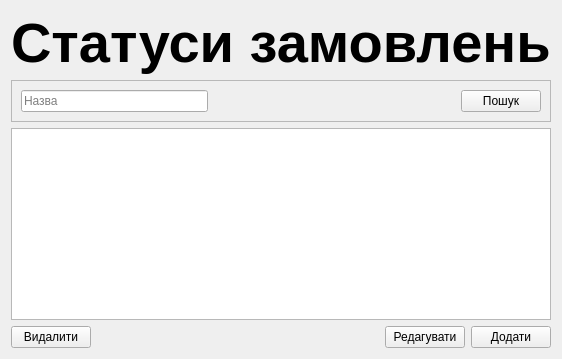
          <widget class="QWidget" name="page_statuses">
           <layout class="QVBoxLayout" name="verticalLayout_16">
            <item>
             <widget class="QLabel" name="label_statuses_title">
              <property name="font">
               <font>
                <pointsize>42</pointsize>
                <bold>true</bold>
               </font>
              </property>
              <property name="text">
               <string>Статуси замовлень</string>
              </property>
             </widget>
            </item>
            <item>
             <widget class="QFrame" name="frame_13">
              <property name="frameShape">
               <enum>QFrame::StyledPanel</enum>
              </property>
              <property name="frameShadow">
               <enum>QFrame::Raised</enum>
              </property>
              <layout class="QHBoxLayout" name="horizontalLayout_12">
               <item>
                <widget class="QLineEdit" name="lineEdit_title_statuses_search">
                 <property name="placeholderText">
                  <string>Назва</string>
                 </property>
                </widget>
               </item>
               <item>
                <spacer name="horizontalSpacer_14">
                 <property name="orientation">
                  <enum>Qt::Horizontal</enum>
                 </property>
                 <property name="sizeHint" stdset="0">
                  <size>
                   <width>247</width>
                   <height>20</height>
                  </size>
                 </property>
                </spacer>
               </item>
               <item>
                <widget class="QPushButton" name="pushButton_statuses_search">
                 <property name="text">
                  <string>Пошук</string>
                 </property>
                </widget>
               </item>
              </layout>
             </widget>
            </item>
            <item>
             <widget class="QListView" name="listView_statuses">
              <property name="editTriggers">
               <set>QAbstractItemView::NoEditTriggers</set>
              </property>
              <property name="selectionBehavior">
               <enum>QAbstractItemView::SelectRows</enum>
              </property>
             </widget>
            </item>
            <item>
             <layout class="QHBoxLayout" name="horizontalLayout_11">
              <item>
               <widget class="QPushButton" name="pushButton_statuses_del">
                <property name="text">
                 <string>Видалити</string>
                </property>
               </widget>
              </item>
              <item>
               <spacer name="horizontalSpacer_13">
                <property name="orientation">
                 <enum>Qt::Horizontal</enum>
                </property>
                <property name="sizeHint" stdset="0">
                 <size>
                  <width>40</width>
                  <height>20</height>
                 </size>
                </property>
               </spacer>
              </item>
              <item>
               <widget class="QPushButton" name="pushButton_statuses_edit">
                <property name="text">
                 <string>Редагувати</string>
                </property>
               </widget>
              </item>
              <item>
               <widget class="QPushButton" name="pushButton_statuses_add">
                <property name="text">
                 <string>Додати</string>
                </property>
               </widget>
              </item>
             </layout>
            </item>
           </layout>
          </widget>
